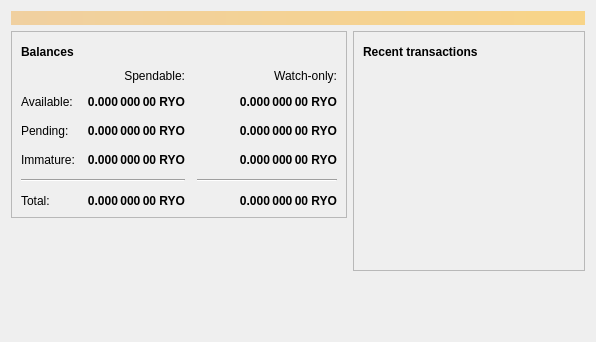
<?xml version="1.0" encoding="UTF-8"?>
<ui version="4.0">
 <class>OverviewPage</class>
 <widget class="QWidget" name="OverviewPage">
  <property name="geometry">
   <rect>
    <x>0</x>
    <y>0</y>
    <width>596</width>
    <height>342</height>
   </rect>
  </property>
  <property name="windowTitle">
   <string>Form</string>
  </property>
  <layout class="QVBoxLayout" name="topLayout">
   <item>
    <widget class="QLabel" name="labelAlerts">
     <property name="visible">
      <bool>false</bool>
     </property>
     <property name="styleSheet">
      <string notr="true">QLabel { background-color: qlineargradient(x1: 0, y1: 0, x2: 1, y2: 0, stop:0 #F0D0A0, stop:1 #F8D488); color:#000000; }</string>
     </property>
     <property name="wordWrap">
      <bool>true</bool>
     </property>
     <property name="margin">
      <number>3</number>
     </property>
     <property name="textInteractionFlags">
      <set>Qt::TextSelectableByMouse</set>
     </property>
    </widget>
   </item>
   <item>
    <layout class="QHBoxLayout" name="horizontalLayout" stretch="1,1">
     <item>
      <layout class="QVBoxLayout" name="verticalLayout_2">
       <item>
        <widget class="QFrame" name="frame">
         <property name="frameShape">
          <enum>QFrame::StyledPanel</enum>
         </property>
         <property name="frameShadow">
          <enum>QFrame::Raised</enum>
         </property>
         <layout class="QVBoxLayout" name="verticalLayout_4">
          <item>
           <layout class="QHBoxLayout" name="horizontalLayout_4">
            <item>
             <widget class="QLabel" name="label_5">
              <property name="font">
               <font>
                <weight>75</weight>
                <bold>true</bold>
               </font>
              </property>
              <property name="text">
               <string>Balances</string>
              </property>
             </widget>
            </item>
            <item>
             <widget class="QPushButton" name="labelWalletStatus">
              <property name="enabled">
               <bool>true</bool>
              </property>
              <property name="maximumSize">
               <size>
                <width>30</width>
                <height>16777215</height>
               </size>
              </property>
              <property name="toolTip">
               <string>The displayed information may be out of date. Your wallet automatically synchronizes with the Kairyo network after a connection is established, but this process has not completed yet.</string>
              </property>
              <property name="text">
               <string/>
              </property>
              <property name="icon">
               <iconset resource="../bitcoin.qrc">
                <normaloff>:/icons/warning</normaloff>
                <disabledoff>:/icons/warning</disabledoff>:/icons/warning</iconset>
              </property>
              <property name="iconSize">
               <size>
                <width>24</width>
                <height>24</height>
               </size>
              </property>
              <property name="flat">
               <bool>true</bool>
              </property>
             </widget>
            </item>
            <item>
             <spacer name="horizontalSpacer_3">
              <property name="orientation">
               <enum>Qt::Horizontal</enum>
              </property>
              <property name="sizeHint" stdset="0">
               <size>
                <width>40</width>
                <height>20</height>
               </size>
              </property>
             </spacer>
            </item>
           </layout>
          </item>
          <item>
           <layout class="QGridLayout" name="gridLayout">
            <property name="spacing">
             <number>12</number>
            </property>
            <item row="2" column="2">
             <widget class="QLabel" name="labelWatchPending">
              <property name="font">
               <font>
                <weight>75</weight>
                <bold>true</bold>
               </font>
              </property>
              <property name="cursor">
               <cursorShape>IBeamCursor</cursorShape>
              </property>
              <property name="toolTip">
               <string>Unconfirmed transactions to watch-only addresses</string>
              </property>
              <property name="text">
               <string notr="true">0.000 000 00 RYO</string>
              </property>
              <property name="alignment">
               <set>Qt::AlignRight|Qt::AlignTrailing|Qt::AlignVCenter</set>
              </property>
              <property name="textInteractionFlags">
               <set>Qt::LinksAccessibleByMouse|Qt::TextSelectableByKeyboard|Qt::TextSelectableByMouse</set>
              </property>
             </widget>
            </item>
            <item row="2" column="1">
             <widget class="QLabel" name="labelUnconfirmed">
              <property name="font">
               <font>
                <weight>75</weight>
                <bold>true</bold>
               </font>
              </property>
              <property name="cursor">
               <cursorShape>IBeamCursor</cursorShape>
              </property>
              <property name="toolTip">
               <string>Total of transactions that have yet to be confirmed, and do not yet count toward the spendable balance</string>
              </property>
              <property name="text">
               <string notr="true">0.000 000 00 RYO</string>
              </property>
              <property name="alignment">
               <set>Qt::AlignRight|Qt::AlignTrailing|Qt::AlignVCenter</set>
              </property>
              <property name="textInteractionFlags">
               <set>Qt::LinksAccessibleByMouse|Qt::TextSelectableByKeyboard|Qt::TextSelectableByMouse</set>
              </property>
             </widget>
            </item>
            <item row="3" column="2">
             <widget class="QLabel" name="labelWatchImmature">
              <property name="font">
               <font>
                <weight>75</weight>
                <bold>true</bold>
               </font>
              </property>
              <property name="cursor">
               <cursorShape>IBeamCursor</cursorShape>
              </property>
              <property name="toolTip">
               <string>Mined balance in watch-only addresses that has not yet matured</string>
              </property>
              <property name="text">
               <string notr="true">0.000 000 00 RYO</string>
              </property>
              <property name="alignment">
               <set>Qt::AlignRight|Qt::AlignTrailing|Qt::AlignVCenter</set>
              </property>
              <property name="textInteractionFlags">
               <set>Qt::LinksAccessibleByMouse|Qt::TextSelectableByKeyboard|Qt::TextSelectableByMouse</set>
              </property>
             </widget>
            </item>
            <item row="4" column="0" colspan="2">
             <widget class="Line" name="line">
              <property name="orientation">
               <enum>Qt::Horizontal</enum>
              </property>
             </widget>
            </item>
            <item row="4" column="2">
             <widget class="Line" name="lineWatchBalance">
              <property name="sizePolicy">
               <sizepolicy hsizetype="Preferred" vsizetype="Fixed">
                <horstretch>0</horstretch>
                <verstretch>0</verstretch>
               </sizepolicy>
              </property>
              <property name="minimumSize">
               <size>
                <width>140</width>
                <height>0</height>
               </size>
              </property>
              <property name="orientation">
               <enum>Qt::Horizontal</enum>
              </property>
             </widget>
            </item>
            <item row="5" column="0">
             <widget class="QLabel" name="labelTotalText">
              <property name="text">
               <string>Total:</string>
              </property>
             </widget>
            </item>
            <item row="3" column="1">
             <widget class="QLabel" name="labelImmature">
              <property name="font">
               <font>
                <weight>75</weight>
                <bold>true</bold>
               </font>
              </property>
              <property name="cursor">
               <cursorShape>IBeamCursor</cursorShape>
              </property>
              <property name="toolTip">
               <string>Mined balance that has not yet matured</string>
              </property>
              <property name="text">
               <string notr="true">0.000 000 00 RYO</string>
              </property>
              <property name="alignment">
               <set>Qt::AlignRight|Qt::AlignTrailing|Qt::AlignVCenter</set>
              </property>
              <property name="textInteractionFlags">
               <set>Qt::LinksAccessibleByMouse|Qt::TextSelectableByKeyboard|Qt::TextSelectableByMouse</set>
              </property>
             </widget>
            </item>
            <item row="2" column="3">
             <spacer name="horizontalSpacer_2">
              <property name="orientation">
               <enum>Qt::Horizontal</enum>
              </property>
              <property name="sizeHint" stdset="0">
               <size>
                <width>40</width>
                <height>20</height>
               </size>
              </property>
             </spacer>
            </item>
            <item row="3" column="0">
             <widget class="QLabel" name="labelImmatureText">
              <property name="text">
               <string>Immature:</string>
              </property>
             </widget>
            </item>
            <item row="5" column="1">
             <widget class="QLabel" name="labelTotal">
              <property name="font">
               <font>
                <weight>75</weight>
                <bold>true</bold>
               </font>
              </property>
              <property name="cursor">
               <cursorShape>IBeamCursor</cursorShape>
              </property>
              <property name="toolTip">
               <string>Your current total balance</string>
              </property>
              <property name="text">
               <string notr="true">0.000 000 00 RYO</string>
              </property>
              <property name="alignment">
               <set>Qt::AlignRight|Qt::AlignTrailing|Qt::AlignVCenter</set>
              </property>
              <property name="textInteractionFlags">
               <set>Qt::LinksAccessibleByMouse|Qt::TextSelectableByKeyboard|Qt::TextSelectableByMouse</set>
              </property>
             </widget>
            </item>
            <item row="5" column="2">
             <widget class="QLabel" name="labelWatchTotal">
              <property name="font">
               <font>
                <weight>75</weight>
                <bold>true</bold>
               </font>
              </property>
              <property name="cursor">
               <cursorShape>IBeamCursor</cursorShape>
              </property>
              <property name="toolTip">
               <string>Current total balance in watch-only addresses</string>
              </property>
              <property name="text">
               <string notr="true">0.000 000 00 RYO</string>
              </property>
              <property name="alignment">
               <set>Qt::AlignRight|Qt::AlignTrailing|Qt::AlignVCenter</set>
              </property>
              <property name="textInteractionFlags">
               <set>Qt::LinksAccessibleByMouse|Qt::TextSelectableByKeyboard|Qt::TextSelectableByMouse</set>
              </property>
             </widget>
            </item>
            <item row="0" column="2">
             <widget class="QLabel" name="labelWatchonly">
              <property name="text">
               <string>Watch-only:</string>
              </property>
              <property name="alignment">
               <set>Qt::AlignRight|Qt::AlignTrailing|Qt::AlignVCenter</set>
              </property>
             </widget>
            </item>
            <item row="1" column="0">
             <widget class="QLabel" name="labelBalanceText">
              <property name="text">
               <string>Available:</string>
              </property>
             </widget>
            </item>
            <item row="1" column="1">
             <widget class="QLabel" name="labelBalance">
              <property name="font">
               <font>
                <weight>75</weight>
                <bold>true</bold>
               </font>
              </property>
              <property name="cursor">
               <cursorShape>IBeamCursor</cursorShape>
              </property>
              <property name="toolTip">
               <string>Your current spendable balance</string>
              </property>
              <property name="text">
               <string notr="true">0.000 000 00 RYO</string>
              </property>
              <property name="alignment">
               <set>Qt::AlignRight|Qt::AlignTrailing|Qt::AlignVCenter</set>
              </property>
              <property name="textInteractionFlags">
               <set>Qt::LinksAccessibleByMouse|Qt::TextSelectableByKeyboard|Qt::TextSelectableByMouse</set>
              </property>
             </widget>
            </item>
            <item row="1" column="2">
             <widget class="QLabel" name="labelWatchAvailable">
              <property name="font">
               <font>
                <weight>75</weight>
                <bold>true</bold>
               </font>
              </property>
              <property name="cursor">
               <cursorShape>IBeamCursor</cursorShape>
              </property>
              <property name="toolTip">
               <string>Your current balance in watch-only addresses</string>
              </property>
              <property name="text">
               <string notr="true">0.000 000 00 RYO</string>
              </property>
              <property name="alignment">
               <set>Qt::AlignRight|Qt::AlignTrailing|Qt::AlignVCenter</set>
              </property>
              <property name="textInteractionFlags">
               <set>Qt::LinksAccessibleByMouse|Qt::TextSelectableByKeyboard|Qt::TextSelectableByMouse</set>
              </property>
             </widget>
            </item>
            <item row="2" column="0">
             <widget class="QLabel" name="labelPendingText">
              <property name="text">
               <string>Pending:</string>
              </property>
             </widget>
            </item>
            <item row="0" column="1">
             <widget class="QLabel" name="labelSpendable">
              <property name="text">
               <string>Spendable:</string>
              </property>
              <property name="alignment">
               <set>Qt::AlignRight|Qt::AlignTrailing|Qt::AlignVCenter</set>
              </property>
             </widget>
            </item>
           </layout>
          </item>
         </layout>
        </widget>
       </item>
       <item>
        <spacer name="verticalSpacer">
         <property name="orientation">
          <enum>Qt::Vertical</enum>
         </property>
         <property name="sizeHint" stdset="0">
          <size>
           <width>20</width>
           <height>40</height>
          </size>
         </property>
        </spacer>
       </item>
      </layout>
     </item>
     <item>
      <layout class="QVBoxLayout" name="verticalLayout_3">
       <item>
        <widget class="QFrame" name="frame_2">
         <property name="frameShape">
          <enum>QFrame::StyledPanel</enum>
         </property>
         <property name="frameShadow">
          <enum>QFrame::Raised</enum>
         </property>
         <layout class="QVBoxLayout" name="verticalLayout">
          <item>
           <layout class="QHBoxLayout" name="horizontalLayout_2">
            <item>
             <widget class="QLabel" name="label_4">
              <property name="font">
               <font>
                <weight>75</weight>
                <bold>true</bold>
               </font>
              </property>
              <property name="text">
               <string>Recent transactions</string>
              </property>
             </widget>
            </item>
            <item>
             <widget class="QPushButton" name="labelTransactionsStatus">
              <property name="enabled">
               <bool>true</bool>
              </property>
              <property name="maximumSize">
               <size>
                <width>30</width>
                <height>16777215</height>
               </size>
              </property>
              <property name="toolTip">
               <string>The displayed information may be out of date. Your wallet automatically synchronizes with the Kairyo network after a connection is established, but this process has not completed yet.</string>
              </property>
              <property name="text">
               <string/>
              </property>
              <property name="icon">
               <iconset resource="../bitcoin.qrc">
                <normaloff>:/icons/warning</normaloff>
                <disabledoff>:/icons/warning</disabledoff>:/icons/warning</iconset>
              </property>
              <property name="iconSize">
               <size>
                <width>24</width>
                <height>24</height>
               </size>
              </property>
              <property name="flat">
               <bool>true</bool>
              </property>
             </widget>
            </item>
            <item>
             <spacer name="horizontalSpacer">
              <property name="orientation">
               <enum>Qt::Horizontal</enum>
              </property>
              <property name="sizeHint" stdset="0">
               <size>
                <width>40</width>
                <height>20</height>
               </size>
              </property>
             </spacer>
            </item>
           </layout>
          </item>
          <item>
           <widget class="QListView" name="listTransactions">
            <property name="styleSheet">
             <string notr="true">QListView { background: transparent; }</string>
            </property>
            <property name="frameShape">
             <enum>QFrame::NoFrame</enum>
            </property>
            <property name="verticalScrollBarPolicy">
             <enum>Qt::ScrollBarAlwaysOff</enum>
            </property>
            <property name="horizontalScrollBarPolicy">
             <enum>Qt::ScrollBarAlwaysOff</enum>
            </property>
            <property name="selectionMode">
             <enum>QAbstractItemView::NoSelection</enum>
            </property>
           </widget>
          </item>
         </layout>
        </widget>
       </item>
       <item>
        <spacer name="verticalSpacer_2">
         <property name="orientation">
          <enum>Qt::Vertical</enum>
         </property>
         <property name="sizeHint" stdset="0">
          <size>
           <width>20</width>
           <height>40</height>
          </size>
         </property>
        </spacer>
       </item>
      </layout>
     </item>
    </layout>
   </item>
  </layout>
 </widget>
 <resources/>
 <connections/>
</ui>
